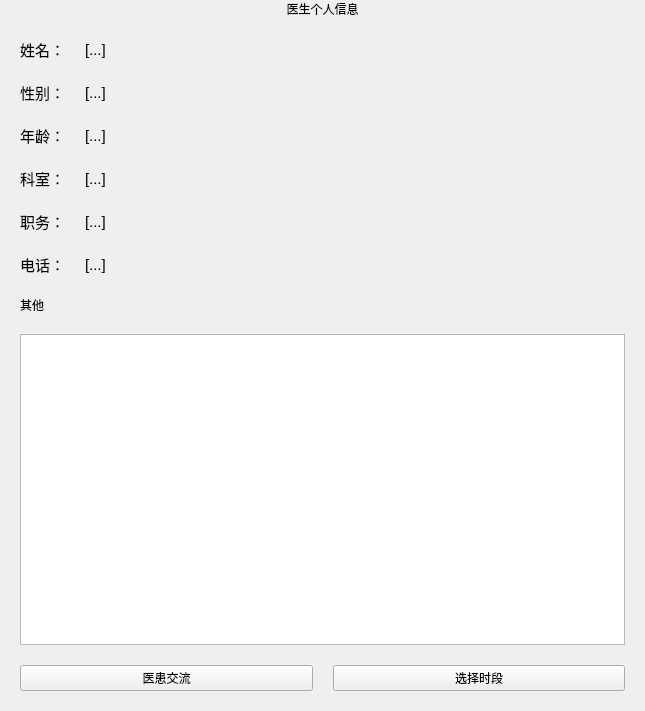
<?xml version="1.0" encoding="UTF-8"?>
<ui version="4.0">
 <class>DoctorInfo</class>
 <widget class="QWidget" name="DoctorInfo">
  <property name="geometry">
   <rect>
    <x>0</x>
    <y>0</y>
    <width>645</width>
    <height>711</height>
   </rect>
  </property>
  <property name="windowTitle">
   <string>医生详细信息</string>
  </property>
  <layout class="QVBoxLayout" name="verticalLayout">
   <property name="spacing">
    <number>20</number>
   </property>
   <property name="leftMargin">
    <number>20</number>
   </property>
   <property name="topMargin">
    <number>0</number>
   </property>
   <property name="rightMargin">
    <number>20</number>
   </property>
   <property name="bottomMargin">
    <number>20</number>
   </property>
   <item>
    <widget class="QLabel" name="HeaderLabel">
     <property name="text">
      <string>医生个人信息</string>
     </property>
     <property name="alignment">
      <set>Qt::AlignCenter</set>
     </property>
    </widget>
   </item>
   <item>
    <layout class="QHBoxLayout" name="horizontalLayout_2">
     <item>
      <layout class="QFormLayout" name="formLayout">
       <property name="formAlignment">
        <set>Qt::AlignLeading|Qt::AlignLeft|Qt::AlignVCenter</set>
       </property>
       <property name="horizontalSpacing">
        <number>20</number>
       </property>
       <property name="verticalSpacing">
        <number>20</number>
       </property>
       <property name="leftMargin">
        <number>0</number>
       </property>
       <property name="topMargin">
        <number>0</number>
       </property>
       <property name="rightMargin">
        <number>0</number>
       </property>
       <property name="bottomMargin">
        <number>0</number>
       </property>
       <item row="0" column="0">
        <widget class="QLabel" name="label">
         <property name="font">
          <font>
           <pointsize>11</pointsize>
          </font>
         </property>
         <property name="text">
          <string>姓名：</string>
         </property>
        </widget>
       </item>
       <item row="0" column="1">
        <widget class="QLabel" name="label_8">
         <property name="font">
          <font>
           <pointsize>11</pointsize>
          </font>
         </property>
         <property name="text">
          <string>[...]</string>
         </property>
        </widget>
       </item>
       <item row="1" column="0">
        <widget class="QLabel" name="label_2">
         <property name="font">
          <font>
           <pointsize>11</pointsize>
          </font>
         </property>
         <property name="text">
          <string>性别：</string>
         </property>
        </widget>
       </item>
       <item row="1" column="1">
        <widget class="QLabel" name="label_9">
         <property name="font">
          <font>
           <pointsize>11</pointsize>
          </font>
         </property>
         <property name="text">
          <string>[...]</string>
         </property>
        </widget>
       </item>
       <item row="2" column="0">
        <widget class="QLabel" name="label_3">
         <property name="font">
          <font>
           <pointsize>11</pointsize>
          </font>
         </property>
         <property name="text">
          <string>年龄：</string>
         </property>
        </widget>
       </item>
       <item row="2" column="1">
        <widget class="QLabel" name="label_10">
         <property name="font">
          <font>
           <pointsize>11</pointsize>
          </font>
         </property>
         <property name="text">
          <string>[...]</string>
         </property>
        </widget>
       </item>
       <item row="3" column="0">
        <widget class="QLabel" name="label_5">
         <property name="font">
          <font>
           <pointsize>11</pointsize>
          </font>
         </property>
         <property name="text">
          <string>科室：</string>
         </property>
        </widget>
       </item>
       <item row="3" column="1">
        <widget class="QLabel" name="label_11">
         <property name="font">
          <font>
           <pointsize>11</pointsize>
          </font>
         </property>
         <property name="text">
          <string>[...]</string>
         </property>
        </widget>
       </item>
       <item row="4" column="0">
        <widget class="QLabel" name="label_6">
         <property name="font">
          <font>
           <pointsize>11</pointsize>
          </font>
         </property>
         <property name="text">
          <string>职务：</string>
         </property>
        </widget>
       </item>
       <item row="4" column="1">
        <widget class="QLabel" name="label_12">
         <property name="font">
          <font>
           <pointsize>11</pointsize>
          </font>
         </property>
         <property name="text">
          <string>[...]</string>
         </property>
        </widget>
       </item>
       <item row="5" column="0">
        <widget class="QLabel" name="label_4">
         <property name="font">
          <font>
           <pointsize>11</pointsize>
          </font>
         </property>
         <property name="text">
          <string>电话：</string>
         </property>
        </widget>
       </item>
       <item row="5" column="1">
        <widget class="QLabel" name="label_13">
         <property name="font">
          <font>
           <pointsize>11</pointsize>
          </font>
         </property>
         <property name="text">
          <string>[...]</string>
         </property>
        </widget>
       </item>
      </layout>
     </item>
     <item>
      <widget class="QLabel" name="DoctorPhoto">
       <property name="text">
        <string/>
       </property>
       <property name="pixmap">
        <pixmap resource="../res.qrc">:/img/picture/DefaultPhoto.jpg</pixmap>
       </property>
       <property name="scaledContents">
        <bool>true</bool>
       </property>
       <property name="alignment">
        <set>Qt::AlignCenter</set>
       </property>
      </widget>
     </item>
    </layout>
   </item>
   <item>
    <widget class="QLabel" name="label_7">
     <property name="text">
      <string>其他</string>
     </property>
    </widget>
   </item>
   <item>
    <widget class="QTextBrowser" name="textBrowser"/>
   </item>
   <item>
    <layout class="QHBoxLayout" name="horizontalLayout">
     <item>
      <widget class="QPushButton" name="ChatBtn">
       <property name="text">
        <string>医患交流</string>
       </property>
      </widget>
     </item>
     <item>
      <widget class="QPushButton" name="AppointmentBtn">
       <property name="text">
        <string>选择时段</string>
       </property>
      </widget>
     </item>
    </layout>
   </item>
  </layout>
 </widget>
 <resources>
  <include location="../res.qrc"/>
 </resources>
 <connections/>
</ui>
